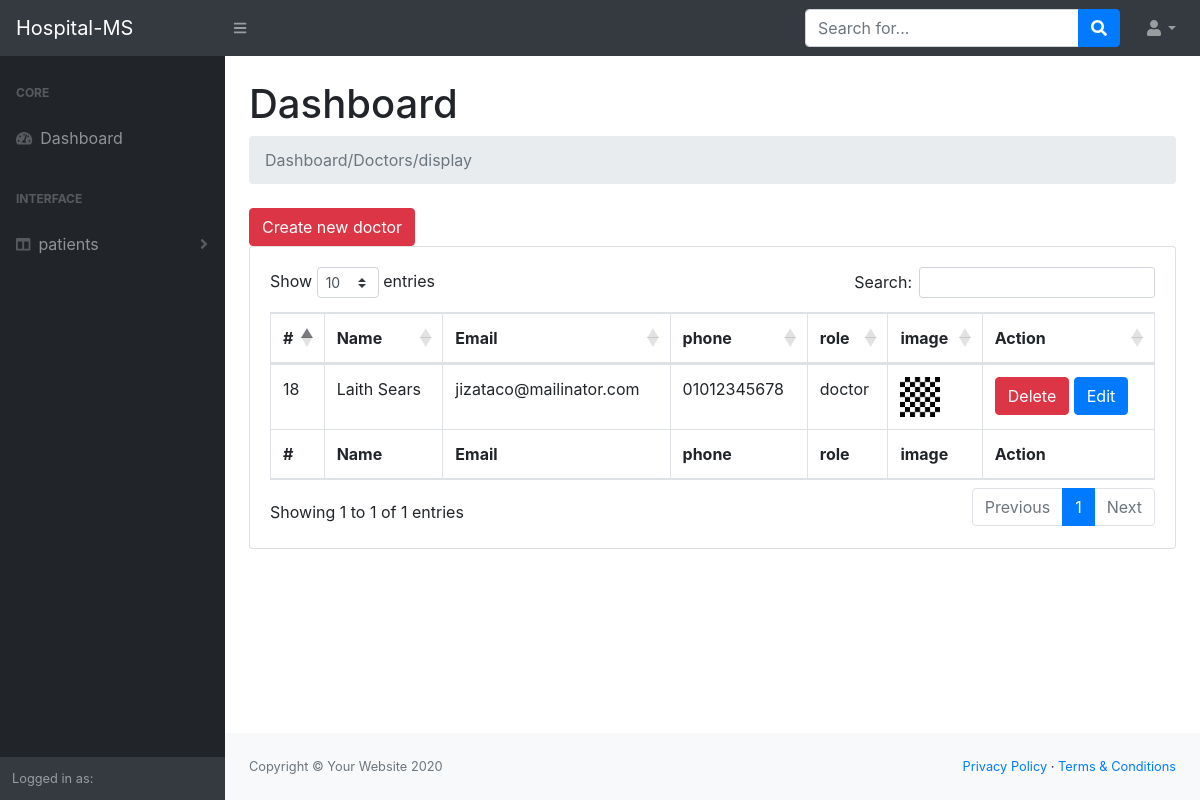
Page /doctors/index.php on the committed database.
### tables this page shows
CREATE TABLE `users` (
  `id` tinyint(4) NOT NULL,
  `name` char(150) NOT NULL,
  `gender` tinyint(1) NOT NULL COMMENT '"1 for male, 2 for female" ',
  `email` char(100) NOT NULL,
  `password` char(100) NOT NULL,
  `address` char(150) NOT NULL,
  `phone` char(11) NOT NULL,
  `emergencyPhone` char(11) NOT NULL,
  `image` char(150) DEFAULT NULL,
  `role_id` tinyint(100) NOT NULL
);

CREATE TABLE `roles` (
  `id` tinyint(4) NOT NULL,
  `title` char(100) NOT NULL
);

### doctors/index.php (the view, shortened to what this page needs)
<?php
require '../helpers/dbConnection.php';
$sql = 'select users.*,roles.title  from  users inner join roles on users.role_id = roles.id where roles.title = "doctor"';
$op = mysqli_query($con, $sql);
require '../layouts/header.php';
require '../layouts/nav.php';
require '../layouts/sidNav.php';
?>
<main>
    <div class="container-fluid">
        <h1 class="mt-4">Dashboard</h1>
        <ol class="breadcrumb mb-4">
            <li class="breadcrumb-item active">Dashboard/Doctors/display</li>
            <?php
            echo '<br>';
            ?>
        </ol>
        <a href='create.php'
           class='btn btn-danger m-r-1em'>Create new doctor</a>
        <div class="card mb-4">
            <div class="card-body">
                <div class="table-responsive">
                    <table class="table table-bordered" id="dataTable" width="100%" cellspacing="0">
                        <thead>
                        <tr>
                            <th>#</th>
                            <th>Name</th>
                            <th>Email</th>
                            <th>phone</th>
                            <th>role</th>
                            <th>image</th>
                            <th>Action</th>
                        </tr>
                        </thead>
                        <tfoot>
                        <tr>
                            <th>#</th>
                            <th>Name</th>
                            <th>Email</th>
                            <th>phone</th>
                            <th>role</th>
                            <th>image</th>
                            <th>Action</th>
                        </tfoot>
                        <tbody>
                        <?php
                        while ($data = mysqli_fetch_assoc($op)) {
                            ?>
                            <tr>
                                <td><?php echo $data['id']; ?></td>
                                <td><?php echo $data['name']; ?></td>
                                <td><?php echo $data['email']; ?></td>
                                <td><?php echo $data['phone']; ?></td>
                                <td><?php echo $data['title']; ?></td>
                                <td><img src="./uploads/<?php echo $data['image']; ?>" height="40px" width="40px"></td>
                                <td>
                                    <a href='delete.php?id=<?php echo $data['id']; ?>'
                                       class='btn btn-danger m-r-1em'>Delete</a>
                                    <a href='edit.php?id=<?php echo $data['id']; ?>' class='btn btn-primary m-r-1em'>Edit</a>
                                </td>
                            </tr>
                            <?php
                        }
                        ?>
                        </tbody>
                    </table>
                </div>
            </div>
        </div>
    </div>
</main>
<?php
require '../layouts/footer.php';
?>

### rows in the picture
users: id "18", name "Laith Sears", email "jizataco@mailinator.com", phone "01012345678", role.title "doctor", image (picture)

### other values in the picture
$module "patients"
